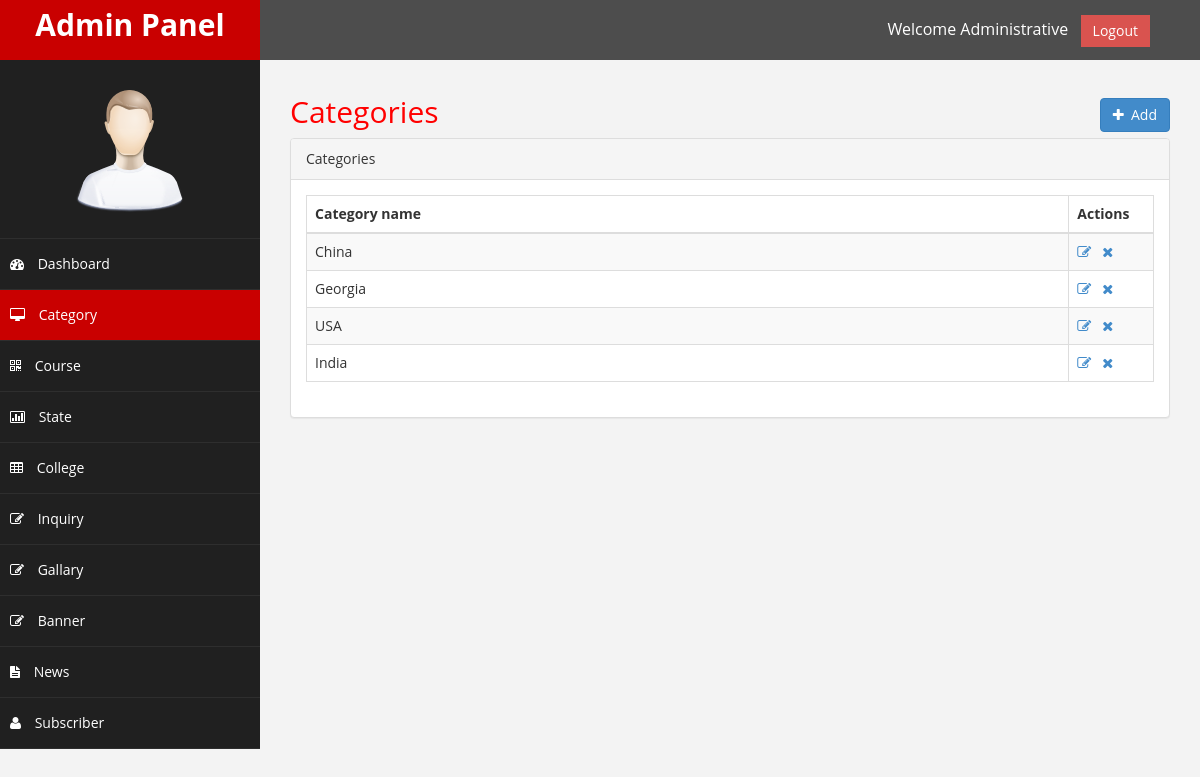
Page /wellness_admin/category.php (signed in) on the committed database.
### tables this page shows
CREATE TABLE IF NOT EXISTS `category` (
  `id` int(11) NOT NULL AUTO_INCREMENT,
  `name` varchar(255) NOT NULL,
  PRIMARY KEY (`id`)
);

### api/wellness.php (called while the page is built, shortened)
<?php
class wellness
{
	var $con;
	function __construct()
	{
		$this->con = new mysqli('localhost','root','harami','wellness_consultancy');
	}
	function select($table)
	{
		$sql = 'select * from '.$table;
		$ref = $this->con->query($sql) or die('Error:'.$this->con->error."<br>".$sql);
		$data = mysqli_fetch_all($ref,MYSQLI_ASSOC);
		return $data;
	}
}

### wellness_admin/category.php (the view, shortened to what this page needs)
<?php
	require_once '../api/wellness.php';
	$obj = new wellness();
	$category_data = $obj->select("category");
?>
<!DOCTYPE html>
<html xmlns="http://www.w3.org/1999/xhtml">
<head>
    <link href="assets/css/bootstrap.css" rel="stylesheet" />
    <link href="assets/css/font-awesome.css" rel="stylesheet" />
    <link href="assets/css/custom.css" rel="stylesheet" />
	<link href="assets/js/dataTables/dataTables.bootstrap.css" rel="stylesheet" />
	<link href="assets/css/sweetalert.css" rel="stylesheet" />
</head>
<body>
    <div id="wrapper">
		<?php require_once "./header.php"; ?>
		<?php require_once "./right_menu.php"; ?>
        <div id="page-wrapper">
			<div class="row">
				<div class="col-md-12">
					<h2>
						Categories
						<div class="pull-right">
							<button class="btn btn-icon btn-primary" data-toggle="modal" data-target="#myModal">
								<i class="fa fa-plus"></i>
								&nbsp;Add
							</button>
						</div>
					</h2>
				</div>
			</div>
			<div class="row">
				<div class="col-md-12">
                    <div class="panel panel-default">
                        <div class="panel-heading">
                             Categories
                        </div>
                        <div class="panel-body">
                            <div class="table-responsive">
								<?php
									if(count($category_data) <= 0)
									{
										?>
										<div class="alert alert-info text-center">
											No Category available.
										</div>
										<?php
									}
									else
									{
										?>
										<table class="table table-striped table-bordered table-hover" id="dataTables-example">
											<thead>
												<tr>
													<th>Category name</th>
													<th style="width:10%;">Actions</th>
												</tr>
											</thead>
											<tbody>
												<?php
													foreach($category_data as $record)
													{
														?>
														<tr class="record">
															<td class="category_name"><?php echo $record['name'] ?></td>
															<td class="center">
																<a href="javascript:void(0);" class="edit_category" data-id="<?php echo $record['id'] ?>" data-toggle="modal" data-target="#editModal">
																	<i class="fa fa-edit"></i>
																</a> &nbsp;
																<a href="javascript:void(0);" class="delete_category" data-id="<?php echo $record['id'] ?>">
																	<i class="fa fa-times"></i>
																</a>
															</td>
														</tr>
														<?php
													}
												?>
											</tbody>
										</table>
										<?php
									}
								?>
                            </div>
                        </div>
                    </div>
                </div>
			</div>
		</div>
	</div>
</body>
</html>

### wellness_admin/assets/css/custom.css (style rules this page uses)
body { font-family: 'Open Sans', sans-serif; background-color:#F3F3F3; }
#wrapper { width: 100%; background:#202020; }
#page-wrapper { padding: 15px 15px; min-height: 600px; background:#F3F3F3; }
h2 { color: #f00; }
@media (min-width:768px) { #page-wrapper { margin: 0 0 0 260px; padding: 15px 30px; // min-height: 1200px; } }

### rows in the picture
category: name "China"
category: name "Georgia"
category: name "USA"
category: name "India"

### other values in the picture
$_SESSION['admin']['admin_name'] "Administrative"
